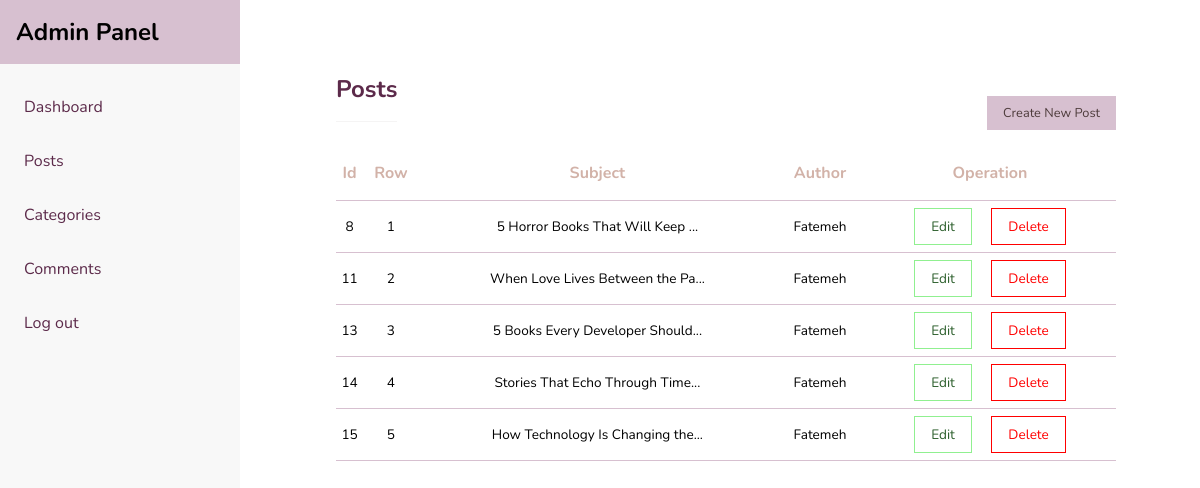
The page /admin/pages/posts/index.php (signed in) on the database its author committed.
### tables this page shows
CREATE TABLE `posts` (
  `id` int(11) NOT NULL,
  `title` varchar(255) NOT NULL,
  `content` text NOT NULL,
  `image` varchar(255) NOT NULL,
  `author` varchar(255) NOT NULL,
  `category_id` int(11) NOT NULL,
  `published_date` date DEFAULT NULL,
  `counted_views` int(11) NOT NULL
);

### admin/pages/posts/index.php (the view, shortened to what this page needs)
<?php include '../../includes/header.php' ;
$posts = $connection->query("SELECT * FROM posts");
?>
<link rel="stylesheet" href="../../statics/index.css">
<main class="d-flex">
    <?php include '../../includes/sidebar.php'; ?>
    <div class="dashboard" style="margin:4rem 2rem 4rem 21rem;">
      <div class="d-flex justify-content-space-between align-items-center">
        <h2 class="d_title">Posts</h2>
        <a href="create.php" class="new">Create New Post</a>
      </div>
      <table>
        <tr>
          <th>Id</th>
          <th>Row</th>
          <th>Subject</th>
          <th>Author</th>
          <th>Operation</th>
        </tr>
        <?php
        $row = 1;
        foreach ($posts as $post): ?>
          <tr class="row_content">
            <td><?= $post['id'] ?></td>
            <td><?= $row ?></td>
            <td><?= substr($post['title'], 0, 30) . '...' ?></td>
            <td><?= $post['author'] ?></td>
            <td>
              <a href="edit.php?id=<?= $post['id'] ?>" id="edit" class="default_btn">Edit</a>
              <a href="index.php?id=<?= $post['id'] ?>&table=posts" id="delete" class="default_btn">Delete</a>
            </td>
          </tr>
        <?php
          $row++;
        endforeach ?>
      </table>
    </div>

### admin/statics/index.css (style rules this page uses)
:root { --clr-white: #fff; --clr-black: #4d3b3b; --clr-Deep-Plum: #5c2a4a; --clr-Cream-White: #fffcfc; --clr-gray: #f5f4f4; --clr-Mauve-Mist: #d7c0d0; --clr-Dusty-Pink: #e7a6b5; --clr-Warm-Taupe: #d2b2a8; --transition: all 0.35s ease-in-out; --box-shodow: 5px 5px 5px rgba(0, 0, 0, 0.15); }
* { margin: 0; padding: 0; box-sizing: border-box; font-family: Nunito; scroll-behavior: smooth; }
a { text-decoration: none; }
.d-flex { display: flex; }
.justify-content-space-between { justify-content: space-between; }
.align-items-center { align-items: center; }
.d_title { color: var(--clr-Deep-Plum); border-bottom: 1px solid var(--clr-gray); padding-bottom: 1rem; }
.dashboard { width: 65dvw; margin-bottom: 7rem; margin-left: 35%; }
.dashboard table { margin-top: 2rem; width: 100%; border-collapse: collapse; }
.dashboard table tr { border-bottom: 1px solid var(--clr-Mauve-Mist); }
.row_content { font-size: 0.85rem; }
.dashboard table th { color: var(--clr-Warm-Taupe); padding-bottom: 1rem; }
.dashboard table td { padding: 1rem 0; }
.dashboard table th, .dashboard table td { text-align: center; }
.dashboard table td:last-child { white-space: nowrap; }
.default_btn { border: none; padding: 0.5rem 1rem; background: none; }
#edit, #accepting { border: 1px solid rgb(144, 240, 144); color: rgb(43, 94, 43); margin-right: 1rem; }
#delete { border: 1px solid red; color: red; }
.new { background-color: var(--clr-Mauve-Mist); color: var(--clr-black); padding: 1rem; display: block; font-size: 0.8rem; border: none; margin-top: 2rem; width: fit-content; padding: 0.5rem 1rem; display: block; }

### rows shown on the page
posts: id "8", title "5 Horror Books That Will Keep", author "Fatemeh"
posts: id "11", title "When Love Lives Between the Pa", author "Fatemeh"
posts: id "13", title "5 Books Every Developer Should", author "Fatemeh"
posts: id "14", title "Stories That Echo Through Time", author "Fatemeh"
posts: id "15", title "How Technology Is Changing the", author "Fatemeh"
